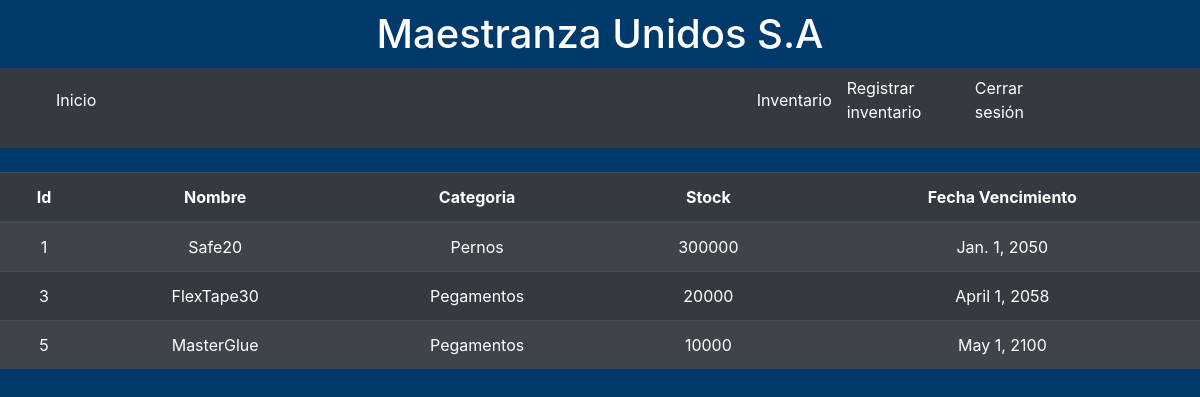
Screenshot of /dash (signed in) with the database file from the repository.
### masteruni/models.py (models this page shows)
class Inventario(models.Model):
    id     = models.CharField(primary_key=True, max_length=5)
    nombre = models.CharField(max_length=30)
    categoria = models.CharField(max_length=30, default='categoria')
    stock  = models.IntegerField()
    fecha_venc = models.DateField()

### masteruni/views.py (the view)
# urls.py: path('dash', views.dash, name='dash'),
def dash(request):
    if request.method == "GET":
        inventario=Inventario.objects.raw('SELECT * FROM masteruni_inventario')
        context={"inventario":inventario}
        return render(request, 'masteruni/dash.html', context)

### masteruni/templates/masteruni/dash.html
{% extends "masteruni/base.html" %}
{% block content %}
<br>
<table class="table table-striped table-dark">
    <thead>
      <tr>
        <th scope="col">Id</th>
        <th scope="col">Nombre</th>
        <th scope="col">Categoria</th>
        <th scope="col">Stock</th>
        <th scope="col">Fecha Vencimiento</th>
      </tr>
    </thead>
    <tbody>
      {% for inventario1 in inventario %}
        <tr>
          <td>{{inventario1.id}}</td>
          <td>{{inventario1.nombre}}</td>
          <td>{{inventario1.categoria}}</td>
          <td>{{inventario1.stock}}</td>
          <td>{{inventario1.fecha_venc}}</td>
          </tr>
      {% endfor %}
    </tbody>
  </table>
{% endblock content %}

### masteruni/static/css/style.css (style rules this page uses)
body { background: rgb(0, 58, 106); color: white; }
th,td, table { color: white; text-align: center; }

### rows the page displays
Inventario: id "1", nombre "Safe20", categoria "Pernos", stock "300000", fecha_venc "Jan. 1, 2050"
Inventario: id "3", nombre "FlexTape30", categoria "Pegamentos", stock "20000", fecha_venc "April 1, 2058"
Inventario: id "5", nombre "MasterGlue", categoria "Pegamentos", stock "10000", fecha_venc "May 1, 2100"
